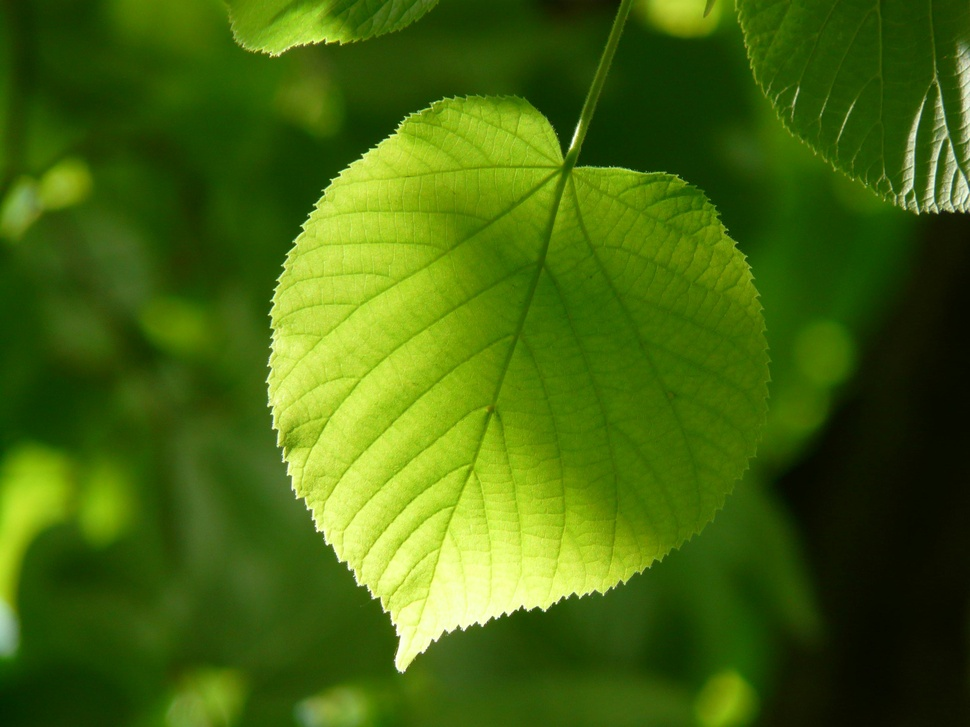
#> input picture Data/leaf.jpg, 970 x 727 px, shrunk from 3264 x 2448 before the run, found by its file name
$ python task7_code.py
#> lines starting #> are read from the running program, lines starting #| are printed output that depends on the picture; after the words box and inside, x2 and y2 are one past the last pixel; in counts of white or black regions, pixels touching at a corner belong together
# Perform segmentation using the Watershed algorithm.

import cv2
import numpy as np
img = cv2.imread('Data/leaf.jpg')
#> img is the input picture: shape (727, 970, 3); mean B, G, R 13.6, 103.1, 68.1
original = img.copy()
gray = cv2.cvtColor(img, cv2.COLOR_BGR2GRAY)
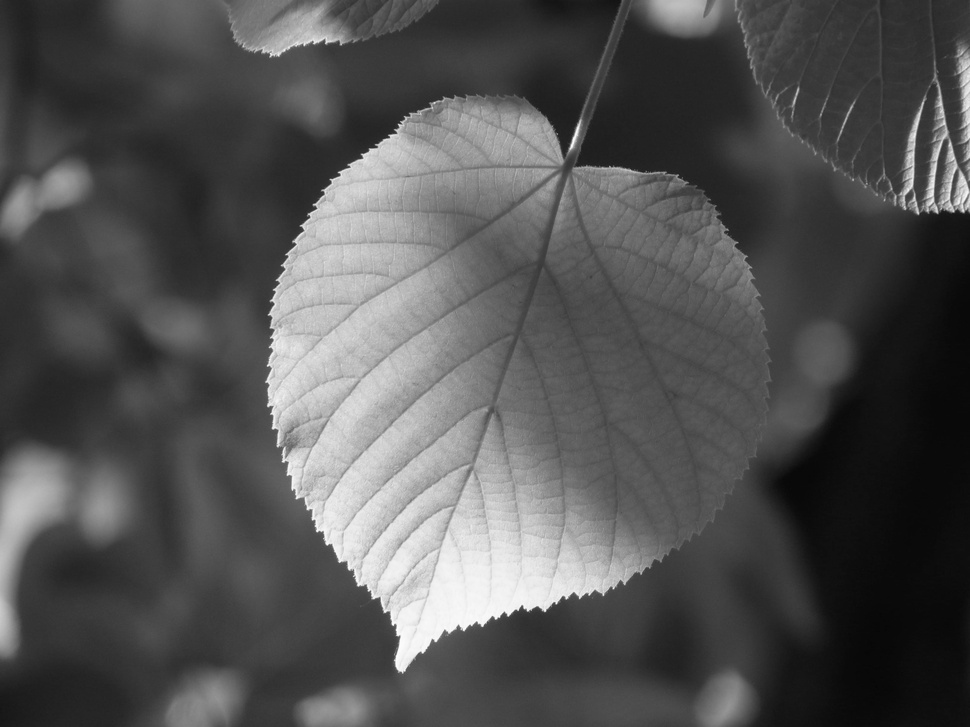
#> gray: shape (727, 970); min 6, max 253, mean 82.4
binary = cv2.adaptiveThreshold(gray, 255, cv2.ADAPTIVE_THRESH_GAUSSIAN_C,
                               cv2.THRESH_BINARY_INV, 11, 2)
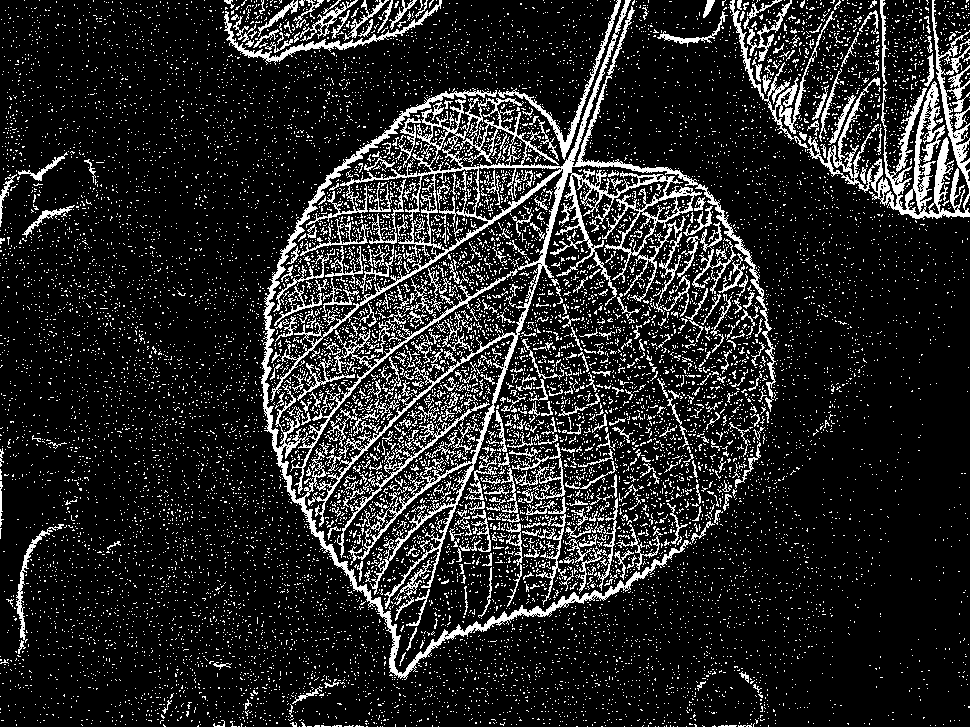
#> binary: shape (727, 970); 15% white in thin lines or dots
kernel = np.ones((3,3), np.uint8)
opening = cv2.morphologyEx(binary, cv2.MORPH_OPEN, kernel, iterations=2)
#> opening: shape (727, 970); 0.58% white; 99 white regions (1 under 20 px), largest, box (x1, y1, x2, y2) and area: (937, 140, 948, 169) 217, (557, 161, 573, 187) 209, (560, 135, 572, 153) 136
sure_bg = cv2.dilate(opening, kernel, iterations=3)
#> sure_bg: shape (727, 970); 2% white; 56 white regions, largest, box (x1, y1, x2, y2) and area: (911, 135, 961, 205) 2043, (546, 115, 584, 228) 1886, (486, 605, 544, 627) 689
dist_transform = cv2.distanceTransform(opening, cv2.DIST_L2, 5)
_, sure_fg = cv2.threshold(dist_transform, 0.4 * dist_transform.max(), 255, 0)
#> sure_fg: shape (727, 970) float32; 0.1% white in thin lines or dots, all inside (x1, y1, x2, y2) = (37, 0, 963, 670)
sure_fg = np.uint8(sure_fg)
unknown = cv2.subtract(sure_bg, sure_fg)
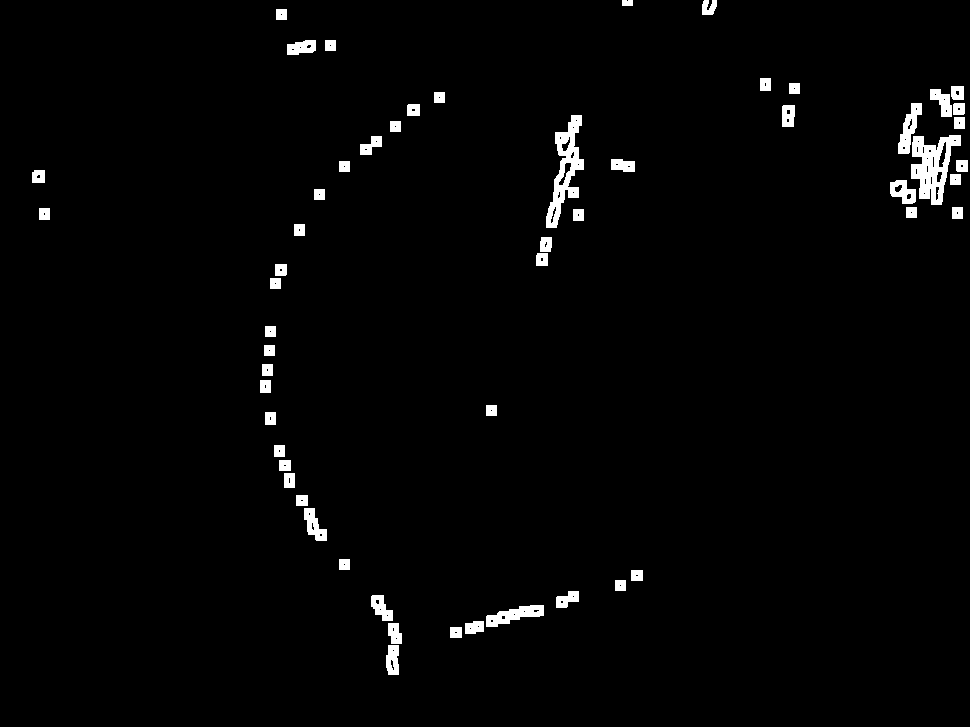
#> unknown: shape (727, 970); 1.9% white; 56 white regions, largest, box (x1, y1, x2, y2) and area: (911, 135, 961, 205) 1858, (546, 115, 584, 228) 1701, (486, 605, 544, 627) 666
_, markers = cv2.connectedComponents(sure_fg)
#> markers: shape (727, 970) int32; 100 distinct labels, from 0 to 99
markers = markers + 1
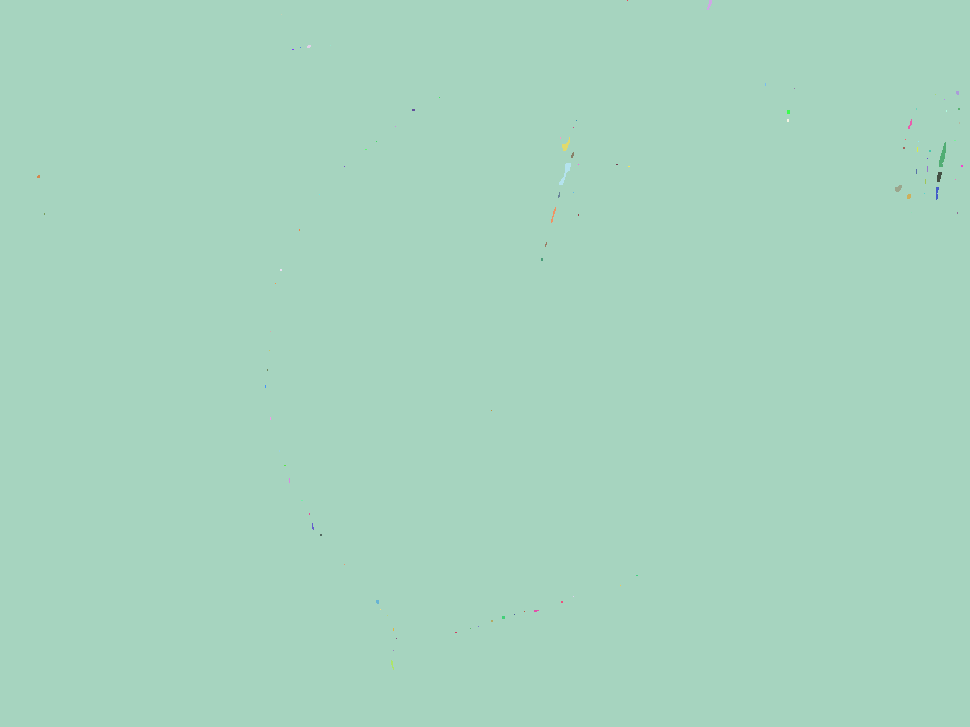
#> markers: shape (727, 970) int32; 100 distinct labels, from 1 to 100; one colour per label, 0 black
markers[unknown == 255] = 0
markers = cv2.watershed(img, markers)
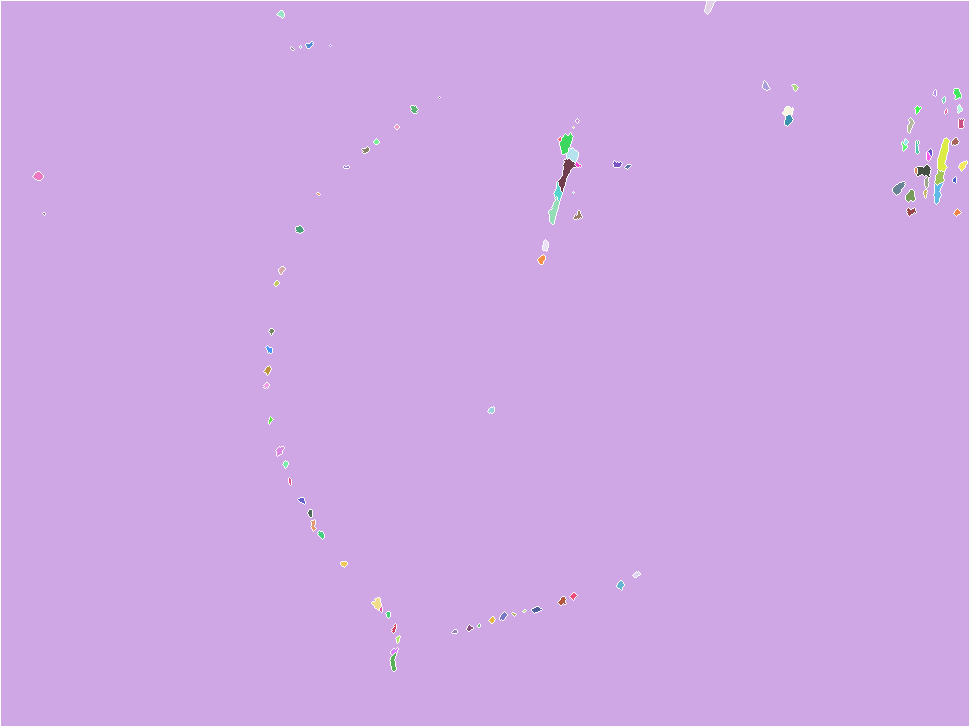
#> markers: shape (727, 970) int32; 100 distinct labels, from -1 to 100; one colour per label, 0 black, -1 white
img[markers == -1] = [0, 0, 255]
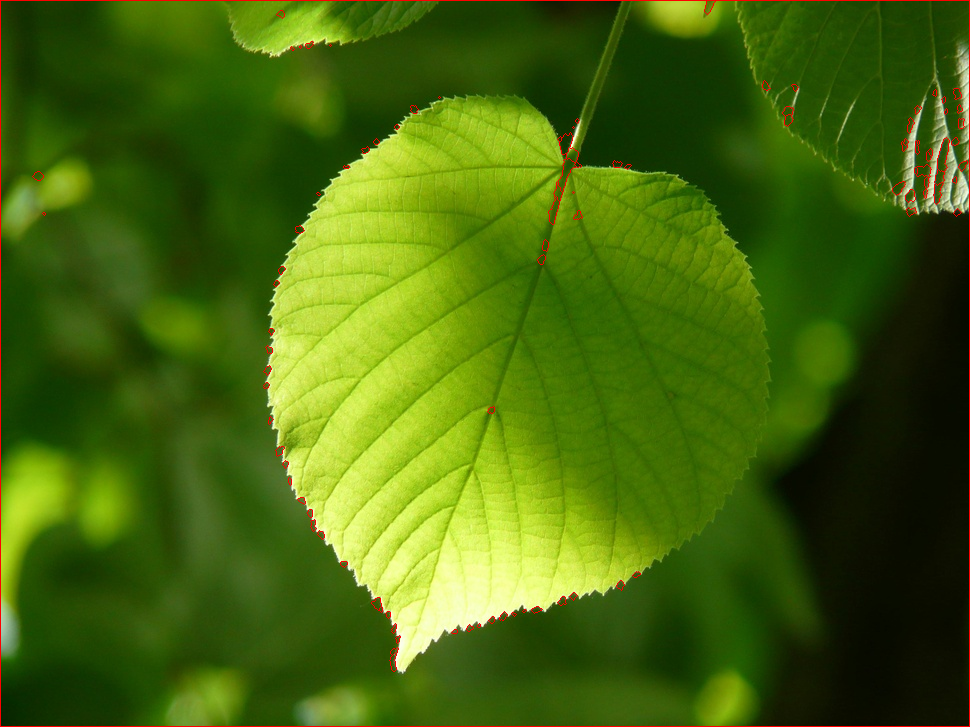
#> img: shape (727, 970, 3); 0.77% of pixels changed, all inside (x1, y1, x2, y2) = (0, 0, 970, 727)
cv2.imwrite('Data/watershed_full_leaf.jpg', img)

$ run again, with Data/IMG_5378.JPG copied over Data/leaf.jpg
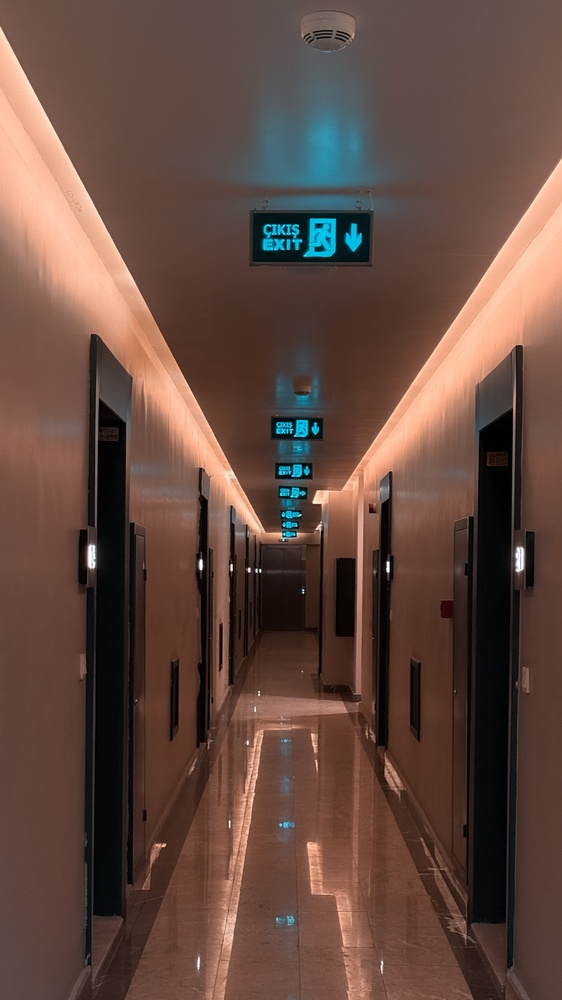
#> input picture Data/IMG_5378.JPG, 562 x 1000 px, shrunk from 2268 x 4032 before the run, found by its file name
#> img is the input picture: shape (1000, 562, 3); mean B, G, R 64.3, 74, 99.5
#> `binary = cv2.adaptiveThreshold(gray, 255, cv2.ADAPTIVE_THRESH_GAUSSIAN..`:
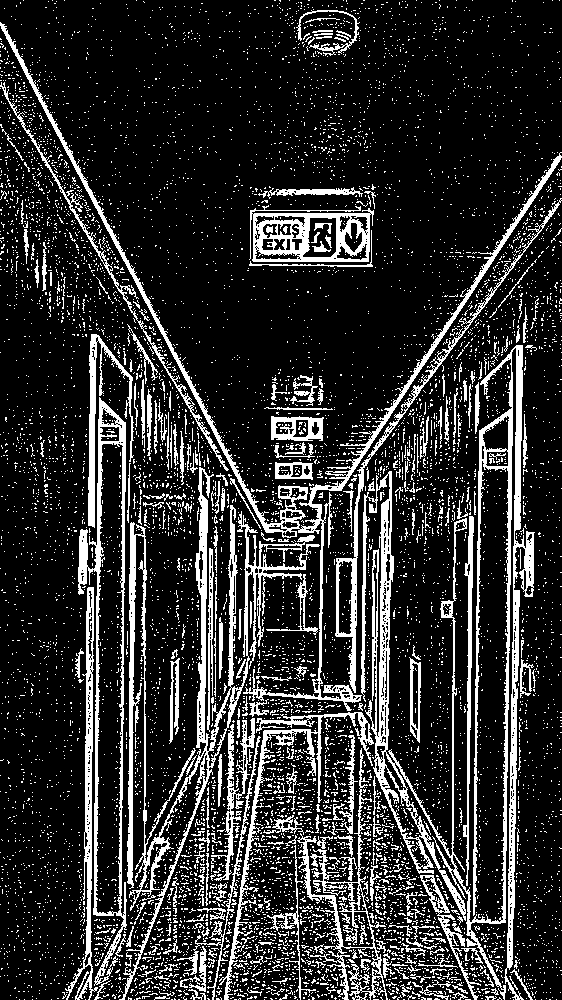
#> binary: shape (1000, 562); 18% white; 8836 white regions (8532 under 20 px), largest, box (x1, y1, x2, y2) and area: (361, 345, 535, 1000) 15786, (119, 467, 320, 1000) 10226, (0, 22, 562, 711) 7325
#> opening: shape (1000, 562); 1.8% white; 124 white regions, largest, box (x1, y1, x2, y2) and area: (88, 377, 96, 526) 940, (515, 356, 523, 496) 883, (299, 213, 340, 254) 425
#> sure_bg: shape (1000, 562); 4.9% white; 68 white regions, largest, box (x1, y1, x2, y2) and area: (76, 354, 108, 573) 3037, (504, 342, 526, 533) 2815, (287, 210, 354, 265) 2357
#> unknown: shape (1000, 562); 4.5% white; 68 white regions, largest, box (x1, y1, x2, y2) and area: (76, 354, 108, 573) 2544, (504, 342, 526, 533) 2390, (287, 210, 354, 265) 2137
#> `img[markers == -1] = [0, 0, 255]`:
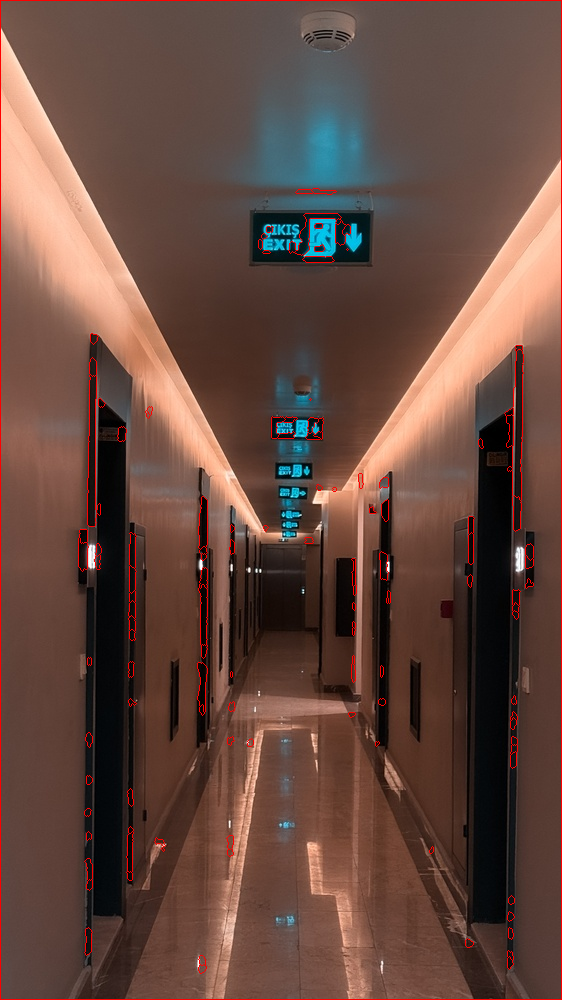
#> img: shape (1000, 562, 3); 1.34% of pixels changed, all inside (x1, y1, x2, y2) = (0, 0, 562, 1000)
